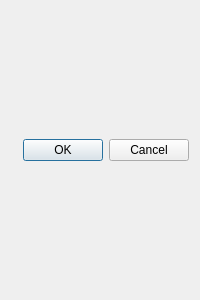
<?xml version="1.0" encoding="UTF-8"?>
<ui version="4.0">
 <class>BlockOptionsDialog</class>
 <widget class="QDialog" name="BlockOptionsDialog">
  <property name="geometry">
   <rect>
    <x>0</x>
    <y>0</y>
    <width>200</width>
    <height>300</height>
   </rect>
  </property>
  <property name="windowTitle">
   <string>Dialog</string>
  </property>
  <layout class="QVBoxLayout" name="verticalLayout">
   <item>
    <layout class="QVBoxLayout" name="optionControlLayout"/>
   </item>
   <item>
    <widget class="QDialogButtonBox" name="buttonBox">
     <property name="orientation">
      <enum>Qt::Horizontal</enum>
     </property>
     <property name="standardButtons">
      <set>QDialogButtonBox::Cancel|QDialogButtonBox::Ok</set>
     </property>
    </widget>
   </item>
  </layout>
 </widget>
 <resources/>
 <connections>
  <connection>
   <sender>buttonBox</sender>
   <signal>accepted()</signal>
   <receiver>BlockOptionsDialog</receiver>
   <slot>accept()</slot>
   <hints>
    <hint type="sourcelabel">
     <x>248</x>
     <y>254</y>
    </hint>
    <hint type="destinationlabel">
     <x>157</x>
     <y>274</y>
    </hint>
   </hints>
  </connection>
  <connection>
   <sender>buttonBox</sender>
   <signal>rejected()</signal>
   <receiver>BlockOptionsDialog</receiver>
   <slot>reject()</slot>
   <hints>
    <hint type="sourcelabel">
     <x>316</x>
     <y>260</y>
    </hint>
    <hint type="destinationlabel">
     <x>286</x>
     <y>274</y>
    </hint>
   </hints>
  </connection>
 </connections>
</ui>
